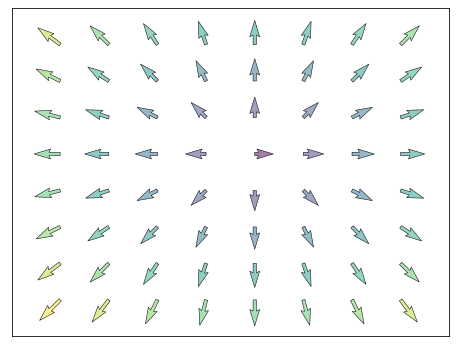

Generate this figure with Python:
# -----------------------------------------------------------------------------
# Copyright (c) 2015, Nicolas P. Rougier. All Rights Reserved.
# Distributed under the (new) BSD License. See LICENSE.txt for more info.
# -----------------------------------------------------------------------------


#!/usr/bin/env python3

#量场图

import numpy as np
import matplotlib.pyplot as plt

n = 8
X,Y = np.mgrid[0:n,0:n]
T = np.arctan2(Y-n/2.0, X-n/2.0)
R = 10+np.sqrt((Y-n/2.0)**2+(X-n/2.0)**2)
U,V = R*np.cos(T), R*np.sin(T)

plt.axes([0.025,0.025,0.95,0.95])
plt.quiver(X,Y,U,V,R, alpha=.5)
plt.quiver(X,Y,U,V, edgecolor='k', facecolor='None', linewidth=.5)

plt.xlim(-1,n), plt.xticks([])
plt.ylim(-1,n), plt.yticks([])

#plt.savefig('./quiver_ex.png',dpi=72)
plt.show()
